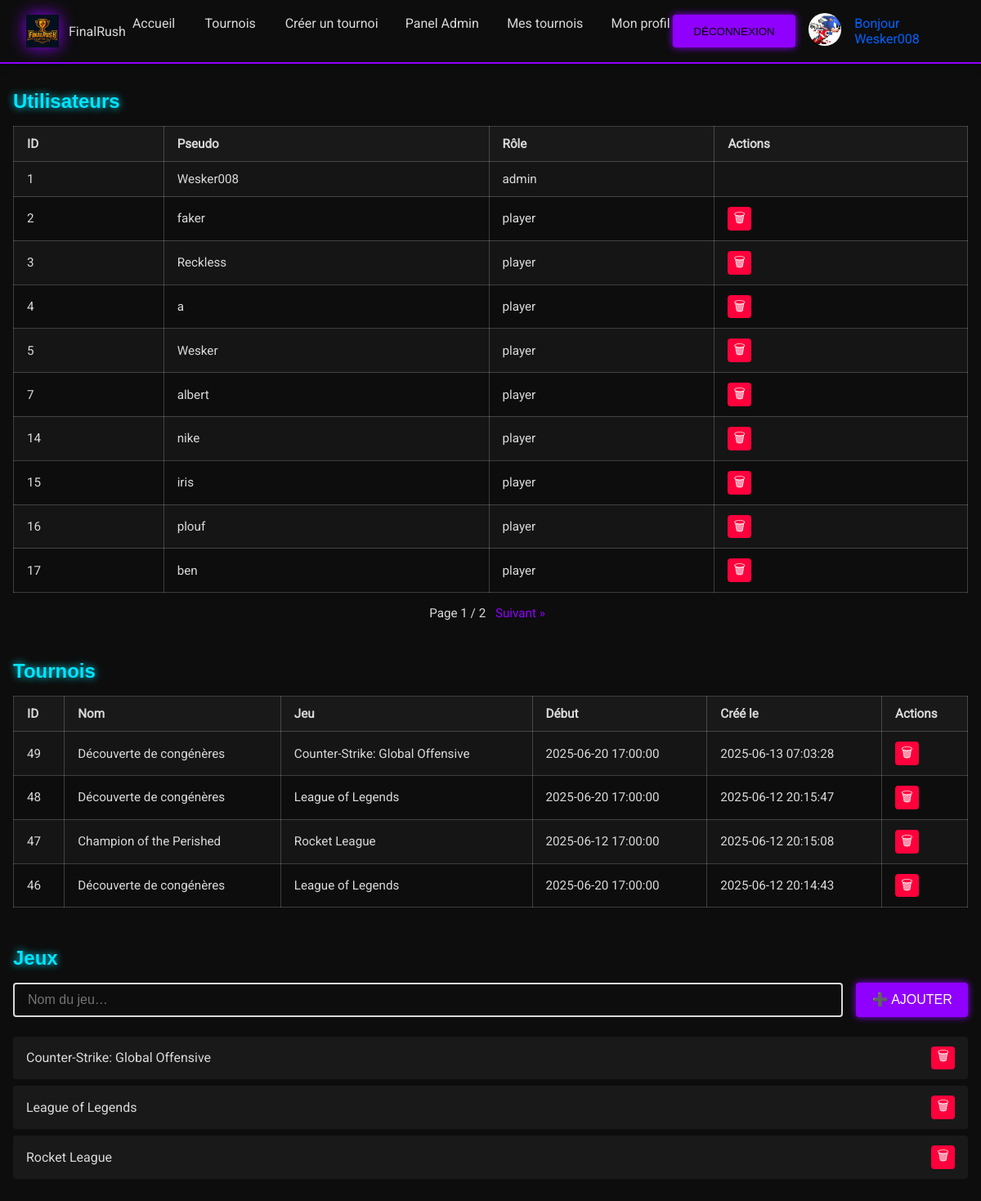
Screenshot of /Admin-Panel.php (signed in) with the database file from the repository.
### tables this page shows
CREATE TABLE `users` (
  `id` int NOT NULL,
  `username` varchar(255) NOT NULL,
  `password` varchar(255) NOT NULL,
  `role` varchar(255) NOT NULL,
  `color` varchar(255) NOT NULL DEFAULT ' #FFFFFF ',
  `avatar` varchar(255) NOT NULL DEFAULT 'default-avatar.jpg'
);

CREATE TABLE `tournaments` (
  `id` int NOT NULL,
  `name` varchar(255) NOT NULL,
  `description` varchar(255) NOT NULL,
  `start_date` datetime NOT NULL,
  `created_at` datetime NOT NULL,
  `is_closed` tinyint(1) NOT NULL DEFAULT '0',
  `max_players` int NOT NULL DEFAULT '8',
  `game_id` int
);

CREATE TABLE `games` (
  `id` int NOT NULL,
  `name` varchar(100) NOT NULL
);

### Admin-Panel.php (the view, shortened to what this page needs)
<?php
include("essentiel.php");
include("nav.php");
$usersPerPage = 10;
$page         = max(1, (int)($_GET['page']         ?? 1));
$offset       = ($page - 1) * $usersPerPage;
$totalUsers   = (int)$bdd->query("SELECT COUNT(*) FROM users")->fetchColumn();
$totalPages   = ceil($totalUsers / $usersPerPage);
$stmtU = $bdd->prepare(
    "SELECT id, username, role
       FROM users
      ORDER BY id ASC
      LIMIT :l OFFSET :o"
);
$stmtU->bindValue(':l', $usersPerPage, PDO::PARAM_INT);
$stmtU->bindValue(':o', $offset,       PDO::PARAM_INT);
$stmtU->execute();
$users = $stmtU->fetchAll(PDO::FETCH_ASSOC);
$tournoisPerPage  = 6;
$pageTournoi      = max(1, (int)($_GET['page_tournoi'] ?? 1));
$offsetTournoi    = ($pageTournoi - 1) * $tournoisPerPage;
$stmtT = $bdd->prepare("
  SELECT t.id, t.name, t.start_date, t.created_at, g.name AS game_name
    FROM tournaments t
LEFT JOIN games g ON g.id = t.game_id
   ORDER BY t.id DESC
   LIMIT :l OFFSET :o
");
$stmtT->bindValue(':l', $tournoisPerPage, PDO::PARAM_INT);
$stmtT->bindValue(':o', $offsetTournoi,   PDO::PARAM_INT);
$stmtT->execute();
$tournaments = $stmtT->fetchAll(PDO::FETCH_ASSOC);
$games = $bdd->query("SELECT id, name FROM games ORDER BY name ASC")
             ->fetchAll(PDO::FETCH_ASSOC);
?>
<!DOCTYPE html>
<html lang="fr">
<head>
  <link rel="stylesheet" href="assets/css/style.css">
</head>
<body>
  <div class="admin-panel">
    <section>
      <h2>Utilisateurs</h2>
      <table>
        <thead>
          <tr><th>ID</th><th>Pseudo</th><th>Rôle</th><th>Actions</th></tr>
        </thead>
        <tbody>
        <?php foreach ($users as $u): ?>
          <tr>
            <td><?= $u['id'] ?></td>
            <td><?= htmlspecialchars($u['username'], ENT_QUOTES) ?></td>
            <td><?= htmlspecialchars($u['role'],     ENT_QUOTES) ?></td>
            <td>
              <?php if ($u['id'] !== $_SESSION['user_id']): ?>
                <a href="?delete_user=<?= $u['id'] ?>&page=<?= $page ?>&page_tournoi=<?= $pageTournoi ?>"
                   class="delete"
                   onclick="return confirm('Supprimer cet utilisateur ?');"
                >🗑</a>
              <?php endif; ?>
            </td>
          </tr>
        <?php endforeach; ?>
        </tbody>
      </table>
      <?php if ($totalPages > 1): ?>
        <div class="pagination">
          Page <?= $page ?> / <?= $totalPages ?>
          <?php if ($page < $totalPages): ?>
            <a href="?page=<?= $page+1 ?>&page_tournoi=<?= $pageTournoi ?>">Suivant &raquo;</a>
          <?php endif; ?>
        </div>
      <?php endif; ?>
    </section>
    <section>
      <h2>Tournois</h2>
      <table>
        <thead>
          <tr>
            <th>ID</th><th>Nom</th><th>Jeu</th>
            <th>Début</th><th>Créé le</th><th>Actions</th>
          </tr>
        </thead>
        <tbody>
        <?php foreach ($tournaments as $t): ?>
          <tr>
            <td><?= $t['id'] ?></td>
            <td><?= htmlspecialchars($t['name'],      ENT_QUOTES) ?></td>
            <td><?= htmlspecialchars($t['game_name'], ENT_QUOTES) ?></td>
            <td><?= $t['start_date'] ?></td>
            <td><?= $t['created_at'] ?></td>
            <td>
              <a href="?delete_tournament=<?= $t['id'] ?>&page=<?= $page ?>&page_tournoi=<?= $pageTournoi ?>"
                 class="delete"
                 onclick="return confirm('Supprimer ce tournoi ?');"
              >🗑</a>
            </td>
          </tr>
        <?php endforeach; ?>
        </tbody>
      </table>
    </section>
    <section>
      <h2>Jeux</h2>
      <form method="post" class="form-inline">
        <input type="text" name="game_name" placeholder="Nom du jeu…" required>
        <button type="submit" name="add_game" class="button">➕ Ajouter</button>
      </form>
      <ul class="game-list">
        <?php foreach ($games as $g): ?>
          <li>
            <?= htmlspecialchars($g['name'], ENT_QUOTES) ?>
            <a href="?delete_game=<?= $g['id'] ?>&page=<?= $page ?>&page_tournoi=<?= $pageTournoi ?>"
               class="delete"
               onclick="return confirm('Supprimer ce jeu ?');"
            >🗑</a>
          </li>
        <?php endforeach; ?>
      </ul>
    </section>
  </div>
</body>
</html>

### nav.php (shortened to what this page needs)
<?php
if (isset($_SESSION['user_id'])) {
  include_once("essentiel.php");
  $requestSelect = $bdd->prepare('
    SELECT avatar, color
      FROM users
     WHERE id = ?
  ');
  $requestSelect->execute([$_SESSION['user_id']]);
  $request = $requestSelect->fetch(PDO::FETCH_ASSOC) ?: [];
}
?>
<!DOCTYPE html>
<html lang="fr">
<head>
  <link rel="stylesheet" href="assets/css/style.css">
</head>
<body>
  <header class="navbar">
    <div class="logo">
      <a href="index.php">
        <img src="assets/img/logo.png" alt="FinalRush" class="logo-img">
        <p class="logo-text">FinalRush</p>
      </a>
    </div>
    <ul class="nav-links">
      <li><a href="index.php">Accueil</a></li>
      <li><a href="tournaments.php">Tournois</a></li>
      <?php if (!empty($_SESSION['user_id'])): ?>
        <?php if ($_SESSION['role'] === 'admin'): ?>
          <li><a href="create_tournament.php">Créer un tournoi</a></li>
          <li><a href="Admin-Panel.php">Panel Admin</a></li>
        <?php endif; ?>
        <li><a href="myTournament.php">Mes tournois</a></li>
        <li><a href="profile.php">Mon profil</a></li>
      <?php else: ?>
        <li><a href="inscription.php">Inscription</a></li>
      <?php endif; ?>
    </ul>
    <div class="navbar-user">
      <?php if (!empty($_SESSION['user_id'])): ?>
        <form action="deconexion.php" method="post" style="display:inline">
          <button type="submit" class="button">Déconnexion</button>
        </form>
        <div class="nav-avatars-container">
          <a href="profile.php">
            <img
              src="uploads/avatars/<?= htmlspecialchars($request['avatar']   ?? 'default.png', ENT_QUOTES) ?>"
              alt="Avatar"
              class="nav-avatar"
            >
          </a>
        </div>
        <?php
          $usernameColor = $request['color'] ?? '#d9d9d9';
        ?>
        <span class="username-nav" style="color:<?= htmlspecialchars($usernameColor, ENT_QUOTES) ?>;">
          Bonjour <?= htmlspecialchars($_SESSION['username'], ENT_QUOTES) ?>
        </span>
      <?php else: ?>
        <a href="connexion.php" class="button">Connexion</a>
        <span>Bonjour Invité</span>
      <?php endif; ?>
    </div>
  </header>
</body>
</html>

### rows the page displays
users: avatar (picture), id "1", username "Wesker008", role "admin"
users: id "2", username "faker", role "player"
users: id "3", username "Reckless", role "player"
users: id "4", username "a", role "player"
users: id "5", username "Wesker", role "player"
users: id "7", username "albert", role "player"
users: id "14", username "nike", role "player"
users: id "15", username "iris", role "player"
users: id "16", username "plouf", role "player"
users: id "17", username "ben", role "player"
tournaments: id "49", name "Découverte de congénères", game.name "Counter-Strike: Global Offensive", start_date "2025-06-20 17:00:00", created_at "2025-06-13 07:03:28"
tournaments: id "48", name "Découverte de congénères", game.name "League of Legends", start_date "2025-06-20 17:00:00", created_at "2025-06-12 20:15:47"
tournaments: id "47", name "Champion of the Perished", game.name "Rocket League", start_date "2025-06-12 17:00:00", created_at "2025-06-12 20:15:08"
tournaments: id "46", name "Découverte de congénères", game.name "League of Legends", start_date "2025-06-20 17:00:00", created_at "2025-06-12 20:14:43"
games: name "Counter-Strike: Global Offensive"
games: name "League of Legends"
games: name "Rocket League"

### other values shown
$_SESSION['username'] "Wesker008"
$page "1"
$totalPages "2"
